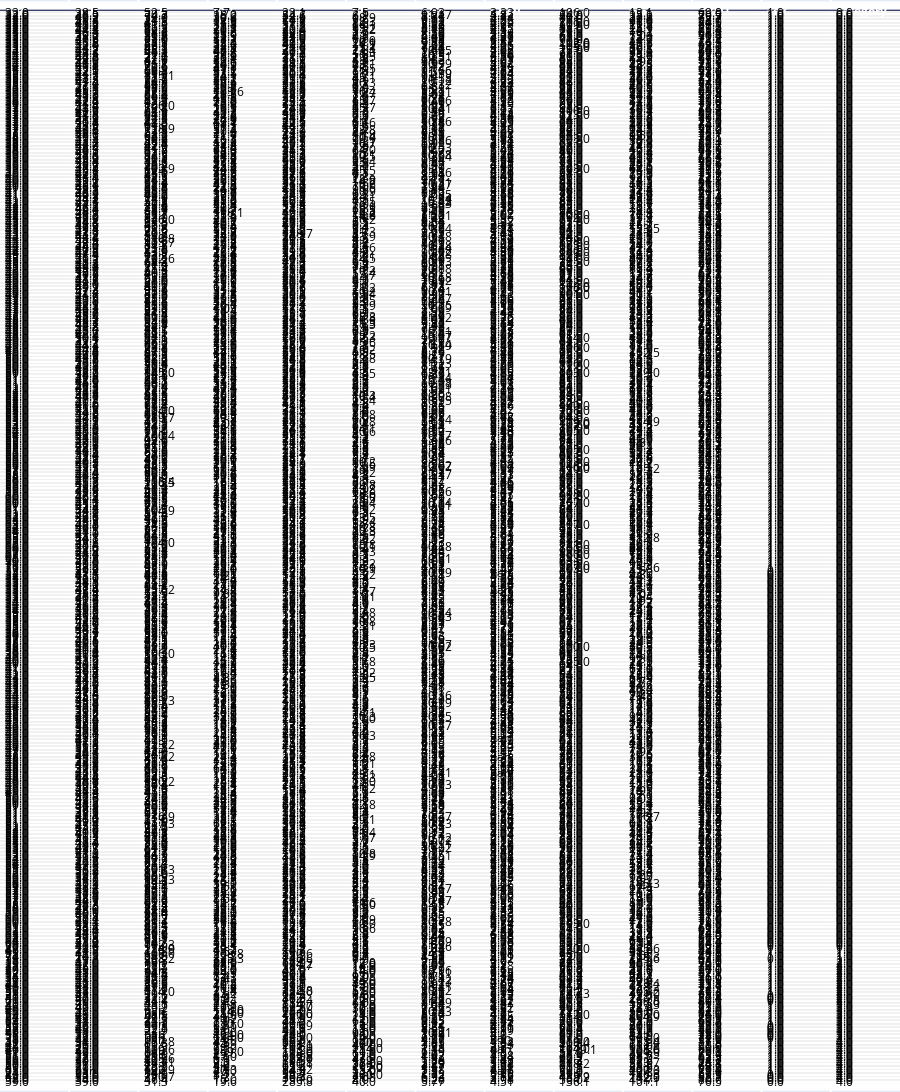

Notebook cell for this chart:
### Code cell
from sklearn import preprocessing
le = preprocessing.LabelEncoder()
category = le.fit_transform(data.Category)

sex = le.fit_transform(data.Sex)

data['sex'] = sex 
data['category'] = category
data = data.drop('Sex',axis=1)
data = data.drop('Category',axis=1)
data = data.drop('Unnamed: 0',axis=True)

table = ff.create_table(data.head(-5))
py.iplot(table, filename='dataframe_ex_preview')
